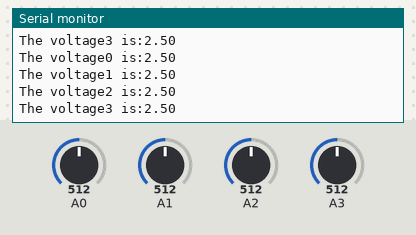
The sketch below on a simulated Arduino Uno, built with avr-gcc and run on an emulated ATmega328P. On the bench: the last lines printed to the serial monitor. The test bench sets the inputs (shaded band); at power-on: A0 = 512, A1 = 512, A2 = 512, A3 = 512.

Above: at 2.9 s.
3.0 s: A0 set to 716
At 4.53 s:
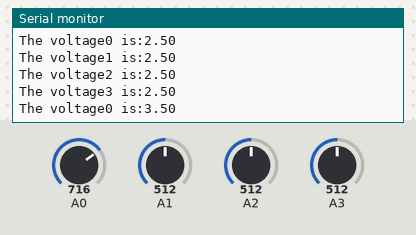
9.3 s: A1 set to 716
At 12.0 s:
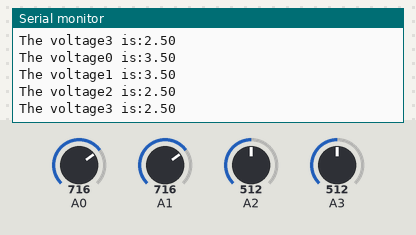
12.2 s: A2 set to 716
At 14.5 s:
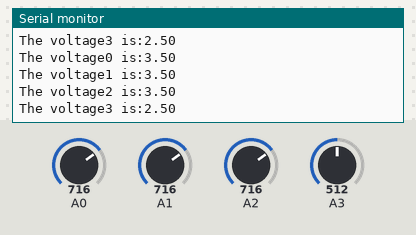
15.1 s: A3 set to 716
At 17.1 s:
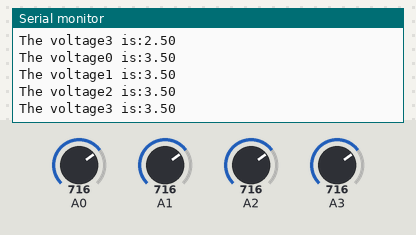
18.0 s: A0 set to 992
At 18.05 s:
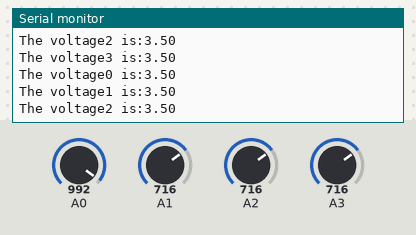
24.3 s: A1 set to 992
At 27.6 s:
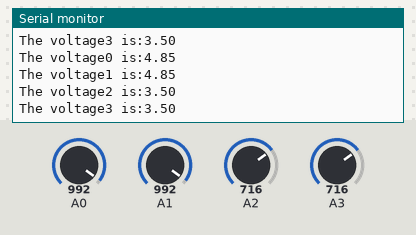
Timing chart, 0 to 28.2 s (numbered marks = the images above; inputs shaded):
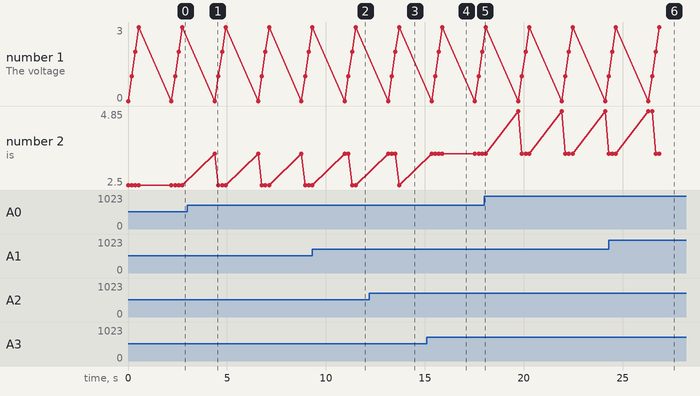

The sketch:

Test_Current.ino
```cpp
/*test input current of one resistor on Arduino*/

int inputserial0 = A0;
int inputserial1 = A1;
int inputserial2 = A2;
int inputserial3 = A3;

float voltage0=0;
float voltage1=0;
float voltage2=0;
float voltage3=0;


float calculate (int inputserial)
{
  float readvalue=0;
  float voltage=0;
  readvalue=analogRead(inputserial);
  voltage=(readvalue+1)*5/1024;
  return voltage;
}


void setup(){
  Serial.begin(1200);
}


void loop(){

  voltage0=calculate(inputserial0);
  Serial.print("The voltage0 is:");
  Serial.println(voltage0);

  voltage1=calculate(inputserial1);
  Serial.print("The voltage1 is:");
  Serial.println(voltage1);

  voltage2=calculate(inputserial2);
  Serial.print("The voltage2 is:");
  Serial.println(voltage2);

  voltage3=calculate(inputserial3);
  Serial.print("The voltage3 is:");
  Serial.println(voltage3);

  delay(2000);
}
```

Measured:
- after the input at 3.0 s, the serial monitor: prints a new line after 1.4 s (image 1)
- after the input at 9.3 s, the serial monitor: prints a new line after 1.8 s (image 2)
- after the input at 12.2 s, the serial monitor: prints a new line after 1.3 s (image 3)
- after the input at 15.1 s, the serial monitor: prints a new line after 0.79 s (image 4)
- after the input at 24.3 s, the serial monitor: prints a new line after 2.2 s (image 6)
